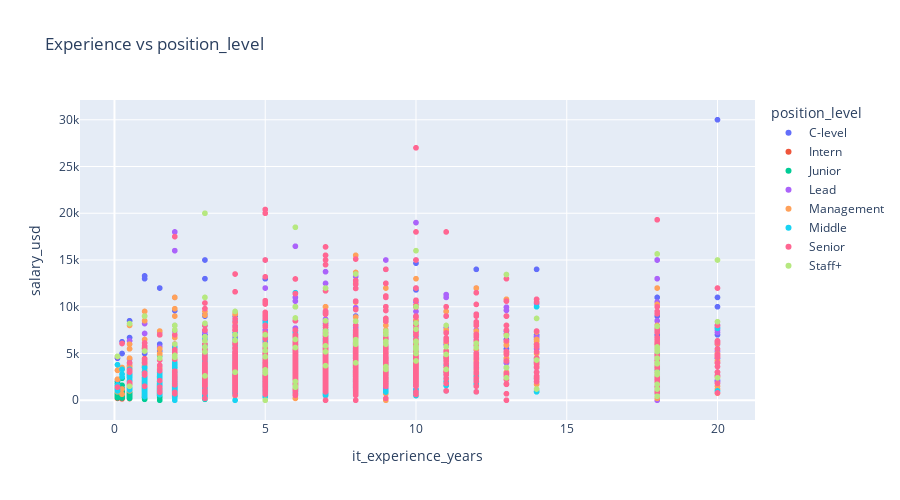

The code cell stored with this chart in its notebook:
### Code cell
fig = px.scatter(
    dataframe,
    x='it_experience_years',
    y='salary_usd',
    color='position_level',
    hover_data=['pos_to_cat','it_experience_years', 'salary_usd'],
    title='Experience vs position_level',
    width=900, height=500
).show()

### Figure 1 — Plotly figure (JSON) as saved in the notebook; plotly's stock layout.template omitted (floating-point values rounded to 4 significant figures; data arrays with more than 128 entries replaced by an {"elided": "..."} marker saying what was removed)
{"data": [{"customdata": {"elided": "149x1 str values"}, "hovertemplate": "position_level=C-level<br>it_experience_years=%{x}<br>salary_usd=%{y}<br>pos_to_cat=%{customdata[0]}<extra></extra>", "legendgroup": "C-level", "marker": {"color": "#636efa", "symbol": "circle"}, "mode": "markers", "name": "C-level", "showlegend": true, "type": "scattergl", "x": {"elided": "149 float values"}, "xaxis": "x", "y": {"elided": "149 float values"}, "yaxis": "y"}, {"customdata": [["Software Engineering"], ["Software Engineering"], ["Software Engineering"], ["Software Engineering"], ["Software Engineering"], ["Software Engineering"], ["Software Engineering"], ["Software Engineering"], ["Software Engineering"], ["Software Engineering"], ["Software Engineering"], ["Software Engineering"], ["Software Engineering"], ["Software Engineering"], ["Software Engineering"], ["Software Engineering"], ["Software Engineering"], ["Software Engineering"], ["Software Engineering"], ["Software Engineering"], ["Software Engineering"], ["Software Engineering"], ["Software Engineering"], ["Software Engineering"], ["Software Engineering"], ["Software Engineering"], ["Software Engineering"], ["Software Engineering"], ["Software Engineering"], ["Software Engineering"], ["Software Engineering"], ["QA & Testing"], ["QA & Testing"], ["QA & Testing"], ["QA & Testing"], ["QA & Testing"], ["QA & Testing"], ["QA & Testing"], ["QA & Testing"], ["QA & Testing"], ["QA & Testing"], ["QA & Testing"], ["Product & Project Management"], ["Product & Project Management"], ["Product & Project Management"], ["Product & Project Management"], ["Product & Project Management"], ["Data & Machine Learning"], ["Data & Machine Learning"], ["IT Operations"], ["Product & Project Management"], ["Data & Machine Learning"], ["Data & Machine Learning"], ["IT Operations"], ["Product & Project Management"], ["Security & Compliance"], ["Business/Commercial Operations"], ["Data & Machine Learning"], ["Business/Commercial Operations"], ["Security & Compliance"], ["IT Operations"], ["Product & Project Management"], ["Marketing & Sales"], ["Marketing & Sales"], ["IT Operations"], ["Design & Creative"], ["Product & Project Management"], ["Human Resources & People Operations"], ["Product & Project Management"], ["Security & Compliance"], ["Product & Project Management"]], "hovertemplate": "position_level=Intern<br>it_experience_years=%{x}<br>salary_usd=%{y}<br>pos_to_cat=%{customdata[0]}<extra></extra>", "legendgroup": "Intern", "marker": {"color": "#EF553B", "symbol": "circle"}, "mode": "markers", "name": "Intern", "showlegend": true, "type": "scattergl", "x": [0.25, 0.5, 0.1, 0.1, 0.5, 0.25, 0.5, 0.25, 0.5, 0.5, 0.5, 0.1, 0.25, 0.1, 0.1, 0.5, 0.25, 1.0, 0.1, 0.1, 0.1, 0.25, 2.0, 1.0, 1.0, 1.0, 1.5, 1.0, 1.0, 0.1, 1.0, 0.5, 0.1, 0.1, 0.5, 0.25, 0.25, 0.1, 0.1, 0.1, 1.0, 0.1, 0.25, 0.5, 0.1, 0.1, 0.5, 0.5, 0.25, 0.25, 0.25, 0.5, 0.5, 0.25, 0.1, 0.5, 0.1, 2.0, 10.0, 0.5, 0.1, 0.1, 0.1, 0.25, 0.1, 0.5, 0.5, 0.5, 0.25, 0.1, 0.25], "xaxis": "x", "y": [150.0, 180.0, 200.0, 210.0, 220.0, 239.0, 260.0, 300.0, 320.0, 324.0, 350.0, 360.0, 362.0, 365.0, 376.0, 385.0, 400.0, 430.0, 481.5, 500.0, 535.0, 540.0, 550.0, 570.0, 600.0, 630.0, 676.0, 700.0, 800.0, 1200.0, 4440.0, 200.0, 250.0, 300.0, 370.0, 376.0, 400.0, 411.0, 500.0, 550.0, 650.0, 800.0, 200.0, 1200.0, 1500.0, 800.0, 330.0, 709.0, 525.0, 260.0, 500.0, 400.0, 500.0, 500.0, 750.0, 460.0, 500.0, 400.0, 1150.0, 600.0, 250.0, 600.0, 800.0, 700.0, 350.0, 350.0, 450.0, 400.0, 500.0, 500.0, 450.0], "yaxis": "y"}, {"customdata": {"elided": "753x1 str values"}, "hovertemplate": "position_level=Junior<br>it_experience_years=%{x}<br>salary_usd=%{y}<br>pos_to_cat=%{customdata[0]}<extra></extra>", "legendgroup": "Junior", "marker": {"color": "#00cc96", "symbol": "circle"}, "mode": "markers", "name": "Junior", "showlegend": true, "type": "scattergl", "x": {"elided": "753 float values"}, "xaxis": "x", "y": {"elided": "753 float values"}, "yaxis": "y"}, {"customdata": {"elided": "623x1 str values"}, "hovertemplate": "position_level=Lead<br>it_experience_years=%{x}<br>salary_usd=%{y}<br>pos_to_cat=%{customdata[0]}<extra></extra>", "legendgroup": "Lead", "marker": {"color": "#ab63fa", "symbol": "circle"}, "mode": "markers", "name": "Lead", "showlegend": true, "type": "scattergl", "x": {"elided": "623 float values"}, "xaxis": "x", "y": {"elided": "623 float values"}, "yaxis": "y"}, {"customdata": {"elided": "768x1 str values"}, "hovertemplate": "position_level=Management<br>it_experience_years=%{x}<br>salary_usd=%{y}<br>pos_to_cat=%{customdata[0]}<extra></extra>", "legendgroup": "Management", "marker": {"color": "#FFA15A", "symbol": "circle"}, "mode": "markers", "name": "Management", "showlegend": true, "type": "scattergl", "x": {"elided": "768 float values"}, "xaxis": "x", "y": {"elided": "768 float values"}, "yaxis": "y"}, {"customdata": {"elided": "1681x1 str values"}, "hovertemplate": "position_level=Middle<br>it_experience_years=%{x}<br>salary_usd=%{y}<br>pos_to_cat=%{customdata[0]}<extra></extra>", "legendgroup": "Middle", "marker": {"color": "#19d3f3", "symbol": "circle"}, "mode": "markers", "name": "Middle", "showlegend": true, "type": "scattergl", "x": {"elided": "1681 float values"}, "xaxis": "x", "y": {"elided": "1681 float values"}, "yaxis": "y"}, {"customdata": {"elided": "1311x1 str values"}, "hovertemplate": "position_level=Senior<br>it_experience_years=%{x}<br>salary_usd=%{y}<br>pos_to_cat=%{customdata[0]}<extra></extra>", "legendgroup": "Senior", "marker": {"color": "#FF6692", "symbol": "circle"}, "mode": "markers", "name": "Senior", "showlegend": true, "type": "scattergl", "x": {"elided": "1311 float values"}, "xaxis": "x", "y": {"elided": "1311 float values"}, "yaxis": "y"}, {"customdata": [["Software Engineering"], ["Software Engineering"], ["Software Engineering"], ["Software Engineering"], ["Software Engineering"], ["Software Engineering"], ["Software Engineering"], ["Software Engineering"], ["Software Engineering"], ["Software Engineering"], ["Software Engineering"], ["Software Engineering"], ["Software Engineering"], ["Software Engineering"], ["Software Engineering"], ["Software Engineering"], ["Software Engineering"], ["Software Engineering"], ["Software Engineering"], ["Software Engineering"], ["Software Engineering"], ["Software Engineering"], ["Software Engineering"], ["Software Engineering"], ["Software Engineering"], ["Software Engineering"], ["Software Engineering"], ["Software Engineering"], ["Software Engineering"], ["Software Engineering"], ["Software Engineering"], ["Software Engineering"], ["Software Engineering"], ["Software Engineering"], ["Software Engineering"], ["Software Engineering"], ["Software Engineering"], ["Software Engineering"], ["Software Engineering"], ["Software Engineering"], ["Software Engineering"], ["Software Engineering"], ["Software Engineering"], ["Software Engineering"], ["Software Engineering"], ["Software Engineering"], ["Software Engineering"], ["Software Engineering"], ["Software Engineering"], ["Software Engineering"], ["Software Engineering"], ["Software Engineering"], ["Software Engineering"], ["Software Engineering"], ["Software Engineering"], ["Software Engineering"], ["Software Engineering"], ["Software Engineering"], ["Software Engineering"], ["Software Engineering"], ["Software Engineering"], ["Software Engineering"], ["Software Engineering"], ["Software Engineering"], ["Software Engineering"], ["Software Engineering"], ["Software Engineering"], ["Software Engineering"], ["Software Engineering"], ["Software Engineering"], ["Software Engineering"], ["Software Engineering"], ["Software Engineering"], ["Software Engineering"], ["Software Engineering"], ["Software Engineering"], ["Software Engineering"], ["QA & Testing"], ["QA & Testing"], ["QA & Testing"], ["QA & Testing"], ["QA & Testing"], ["QA & Testing"], ["QA & Testing"], ["QA & Testing"], ["Design & Creative"], ["IT Operations"], ["IT Operations"], ["Business/Commercial Operations"], ["Product & Project Management"], ["Data & Machine Learning"], ["Data & Machine Learning"], ["Data & Machine Learning"], ["Product & Project Management"], ["Data & Machine Learning"], ["Data & Machine Learning"], ["IT Operations"], ["Product & Project Management"], ["Data & Machine Learning"], ["Business/Commercial Operations"], ["Product & Project Management"], ["Product & Project Management"], ["Data & Machine Learning"], ["Data & Machine Learning"], ["Product & Project Management"], ["IT Operations"], ["Design & Creative"]], "hovertemplate": "position_level=Staff+<br>it_experience_years=%{x}<br>salary_usd=%{y}<br>pos_to_cat=%{customdata[0]}<extra></extra>", "legendgroup": "Staff+", "marker": {"color": "#B6E880", "symbol": "circle"}, "mode": "markers", "name": "Staff+", "showlegend": true, "type": "scattergl", "x": [5.0, 6.0, 6.0, 18.0, 6.0, 20.0, 3.0, 18.0, 5.0, 4.0, 5.0, 9.0, 13.0, 7.0, 18.0, 10.0, 14.0, 18.0, 2.0, 5.0, 0.1, 2.0, 10.0, 3.0, 1.0, 5.0, 10.0, 10.0, 18.0, 10.0, 10.0, 6.0, 3.0, 11.0, 10.0, 7.0, 5.0, 5.0, 2.0, 12.0, 10.0, 9.0, 3.0, 8.0, 4.0, 8.0, 6.0, 3.0, 13.0, 5.0, 4.0, 7.0, 7.0, 9.0, 2.0, 10.0, 18.0, 2.0, 0.5, 3.0, 10.0, 8.0, 7.0, 14.0, 6.0, 1.0, 4.0, 6.0, 3.0, 7.0, 13.0, 8.0, 20.0, 18.0, 10.0, 6.0, 3.0, 5.0, 11.0, 9.0, 18.0, 11.0, 18.0, 10.0, 11.0, 8.0, 0.5, 18.0, 9.0, 14.0, 10.0, 8.0, 8.0, 1.5, 4.0, 18.0, 20.0, 18.0, 12.0, 18.0, 10.0, 13.0, 8.0, 7.0, 9.0, 18.0, 18.0], "xaxis": "x", "y": [0.0, 1400.0, 1500.0, 1700.0, 2000.0, 2400.0, 2600.0, 2750.0, 2900.0, 3000.0, 3250.0, 3300.0, 3500.0, 3700.0, 4000.0, 4200.0, 4300.0, 4500.0, 4590.0, 4650.0, 4700.0, 4800.0, 5000.0, 5170.0, 5262.0, 5300.0, 5400.0, 5500.0, 5550.0, 5600.0, 5610.0, 5640.0, 5700.0, 5720.0, 5780.0, 5816.0, 5850.0, 5950.0, 6000.0, 6100.0, 6200.0, 6300.0, 6350.0, 6370.0, 6400.0, 6480.0, 6500.0, 6800.0, 6900.0, 7000.0, 7012.0, 7050.0, 7400.0, 7403.0, 7500.0, 7600.0, 7900.0, 8000.0, 8200.0, 8226.0, 8250.0, 8460.0, 8500.0, 8750.0, 8800.0, 9000.0, 9500.0, 10000.0, 11000.0, 12000.0, 13450.0, 13500.0, 15000.0, 15650.0, 16000.0, 18500.0, 20000.0, 2970.0, 3300.0, 3600.0, 3900.0, 4900.0, 5300.0, 5600.0, 8000.0, 4000.0, 1500.0, 3000.0, 6000.0, 1200.0, 10000.0, 6000.0, 6200.0, 4500.0, 3000.0, 5200.0, 8400.0, 1200.0, 5640.0, 426.0, 6300.0, 2400.0, 6000.0, 5180.0, 7050.0, 5700.0, 2850.0], "yaxis": "y"}], "layout": {"height": 500, "legend": {"title": {"text": "position_level"}, "tracegroupgap": 0}, "title": {"text": "Experience vs position_level"}, "width": 900, "xaxis": {"anchor": "y", "domain": [0, 1], "title": {"text": "it_experience_years"}}, "yaxis": {"anchor": "x", "domain": [0, 1], "title": {"text": "salary_usd"}}}}
